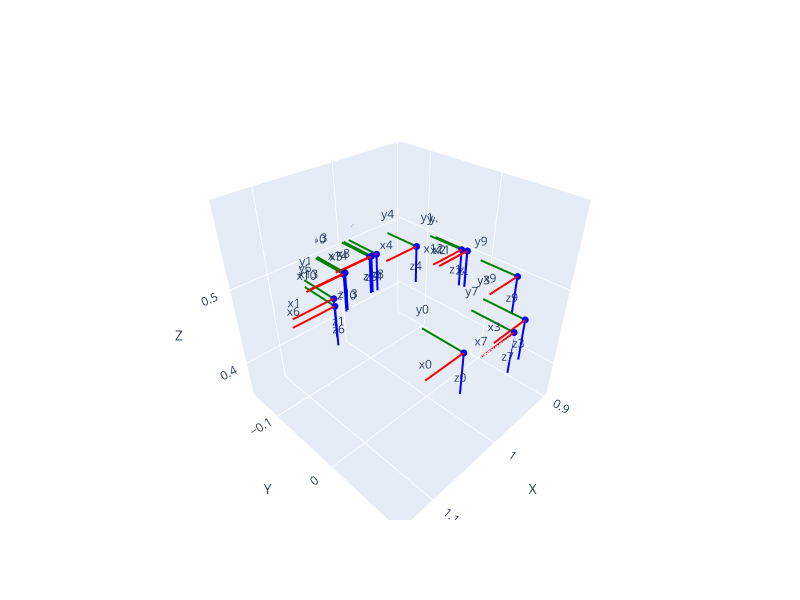

Notebook code cell kept with this figure:
### Code cell
def plot_poses(poses, scale=0.05, axis_labels=True, pose_labels=None, ax=None, figsize=(8, 6)):
    """
    Visualize 4x4 pose matrices as coordinate frames using Plotly.
    - poses: single 4x4 array or iterable/array of shape (N,4,4)
    - scale: length of drawn axes
    - axis_labels: annotate axes ('x','y','z') for each pose
    - ax: ignored (kept for compatibility)
    Returns the plotly Figure.
    """
    poses = np.asarray(poses)
    if poses.ndim == 2 and poses.shape == (4, 4):
        poses = poses[None, ...]
    assert poses.ndim == 3 and poses.shape[1:] == (4, 4), "poses must be (N,4,4) or (4,4)"

    fig = go.Figure()
    all_points = []

    pose_labels = pose_labels if pose_labels is not None else list(range(len(poses)))

    for i, pose in zip(pose_labels, poses):
        t = pose[:3, 3]
        R = pose[:3, :3]
        for vec, color, lbl in zip(R.T, ("red", "green", "blue"), ("x", "y", "z")):
            end = t + vec * scale
            line = np.vstack([t, end])
            fig.add_trace(go.Scatter3d(
                x=line[:, 0], y=line[:, 1], z=line[:, 2],
                mode="lines", line=dict(color=color, width=4), showlegend=False
            ))
            fig.add_trace(go.Scatter3d(
                x=[t[0]], y=[t[1]], z=[t[2]],
                mode="markers", marker=dict(color=color, size=4), showlegend=False
            ))
            if axis_labels:
                fig.add_trace(go.Scatter3d(
                    x=[end[0]], y=[end[1]], z=[end[2]],
                    mode="text", text=[f"{lbl}{i}"], textposition="top center",
                    showlegend=False
                ))
        all_points.extend([t, t + R[:, 0] * scale, t + R[:, 1] * scale, t + R[:, 2] * scale])

    all_points = np.vstack(all_points)
    mins = all_points.min(axis=0)
    maxs = all_points.max(axis=0)
    centers = 0.5 * (mins + maxs)
    radius = (maxs - mins).max() / 2.0

    fig.update_layout(
        scene=dict(
            xaxis=dict(title="X", range=[centers[0] - radius, centers[0] + radius]),
            yaxis=dict(title="Y", range=[centers[1] - radius, centers[1] + radius]),
            zaxis=dict(title="Z", range=[centers[2] - radius, centers[2] + radius]),
            aspectmode='cube',
        ),
        width=figsize[0] * 100,
        height=figsize[1] * 100,
    )
    fig.show()
    # return fig

# Only keep one pose per image
unique_img_df = data.groupby("img").first()
poses = unique_img_df["pose"].values
img_idxes = unique_img_df.index.values

plot_poses(np.stack(poses), pose_labels=img_idxes)

### Figure 1 — Plotly figure (JSON) as saved in the notebook; plotly's stock layout.template omitted (floating-point values rounded to 4 significant figures)
{"data": [{"line": {"color": "red", "width": 4}, "mode": "lines", "showlegend": false, "type": "scatter3d", "x": [1.052, 1.102], "y": [0.08555, 0.08555], "z": [0.5, 0.5]}, {"marker": {"color": "red", "size": 4}, "mode": "markers", "showlegend": false, "type": "scatter3d", "x": [1.052], "y": [0.08555], "z": [0.5]}, {"mode": "text", "showlegend": false, "text": ["x0"], "textposition": "top center", "type": "scatter3d", "x": [1.102], "y": [0.08555], "z": [0.5]}, {"line": {"color": "green", "width": 4}, "mode": "lines", "showlegend": false, "type": "scatter3d", "x": [1.052, 1.052], "y": [0.08555, 0.03555], "z": [0.5, 0.5]}, {"marker": {"color": "green", "size": 4}, "mode": "markers", "showlegend": false, "type": "scatter3d", "x": [1.052], "y": [0.08555], "z": [0.5]}, {"mode": "text", "showlegend": false, "text": ["y0"], "textposition": "top center", "type": "scatter3d", "x": [1.052], "y": [0.03555], "z": [0.5]}, {"line": {"color": "blue", "width": 4}, "mode": "lines", "showlegend": false, "type": "scatter3d", "x": [1.052, 1.052], "y": [0.08555, 0.08555], "z": [0.5, 0.45]}, {"marker": {"color": "blue", "size": 4}, "mode": "markers", "showlegend": false, "type": "scatter3d", "x": [1.052], "y": [0.08555], "z": [0.5]}, {"mode": "text", "showlegend": false, "text": ["z0"], "textposition": "top center", "type": "scatter3d", "x": [1.052], "y": [0.08555], "z": [0.45]}, {"line": {"color": "red", "width": 4}, "mode": "lines", "showlegend": false, "type": "scatter3d", "x": [1.079, 1.129], "y": [-0.06156, -0.06156], "z": [0.5, 0.5]}, {"marker": {"color": "red", "size": 4}, "mode": "markers", "showlegend": false, "type": "scatter3d", "x": [1.079], "y": [-0.06156], "z": [0.5]}, {"mode": "text", "showlegend": false, "text": ["x1"], "textposition": "top center", "type": "scatter3d", "x": [1.129], "y": [-0.06156], "z": [0.5]}, {"line": {"color": "green", "width": 4}, "mode": "lines", "showlegend": false, "type": "scatter3d", "x": [1.079, 1.079], "y": [-0.06156, -0.1116], "z": [0.5, 0.5]}, {"marker": {"color": "green", "size": 4}, "mode": "markers", "showlegend": false, "type": "scatter3d", "x": [1.079], "y": [-0.06156], "z": [0.5]}, {"mode": "text", "showlegend": false, "text": ["y1"], "textposition": "top center", "type": "scatter3d", "x": [1.079], "y": [-0.1116], "z": [0.5]}, {"line": {"color": "blue", "width": 4}, "mode": "lines", "showlegend": false, "type": "scatter3d", "x": [1.079, 1.079], "y": [-0.06156, -0.06156], "z": [0.5, 0.45]}, {"marker": {"color": "blue", "size": 4}, "mode": "markers", "showlegend": false, "type": "scatter3d", "x": [1.079], "y": [-0.06156], "z": [0.5]}, {"mode": "text", "showlegend": false, "text": ["z1"], "textposition": "top center", "type": "scatter3d", "x": [1.079], "y": [-0.06156], "z": [0.45]}, {"line": {"color": "red", "width": 4}, "mode": "lines", "showlegend": false, "type": "scatter3d", "x": [0.9043, 0.9543], "y": [-0.02902, -0.02902], "z": [0.5, 0.5]}, {"marker": {"color": "red", "size": 4}, "mode": "markers", "showlegend": false, "type": "scatter3d", "x": [0.9043], "y": [-0.02902], "z": [0.5]}, {"mode": "text", "showlegend": false, "text": ["x2"], "textposition": "top center", "type": "scatter3d", "x": [0.9543], "y": [-0.02902], "z": [0.5]}, {"line": {"color": "green", "width": 4}, "mode": "lines", "showlegend": false, "type": "scatter3d", "x": [0.9043, 0.9043], "y": [-0.02902, -0.07902], "z": [0.5, 0.5]}, {"marker": {"color": "green", "size": 4}, "mode": "markers", "showlegend": false, "type": "scatter3d", "x": [0.9043], "y": [-0.02902], "z": [0.5]}, {"mode": "text", "showlegend": false, "text": ["y2"], "textposition": "top center", "type": "scatter3d", "x": [0.9043], "y": [-0.07902], "z": [0.5]}, {"line": {"color": "blue", "width": 4}, "mode": "lines", "showlegend": false, "type": "scatter3d", "x": [0.9043, 0.9043], "y": [-0.02902, -0.02902], "z": [0.5, 0.45]}, {"marker": {"color": "blue", "size": 4}, "mode": "markers", "showlegend": false, "type": "scatter3d", "x": [0.9043], "y": [-0.02902], "z": [0.5]}, {"mode": "text", "showlegend": false, "text": ["z2"], "textposition": "top center", "type": "scatter3d", "x": [0.9043], "y": [-0.02902], "z": [0.45]}, {"line": {"color": "red", "width": 4}, "mode": "lines", "showlegend": false, "type": "scatter3d", "x": [0.9723, 1.022], "y": [0.09609, 0.09609], "z": [0.5, 0.5]}, {"marker": {"color": "red", "size": 4}, "mode": "markers", "showlegend": false, "type": "scatter3d", "x": [0.9723], "y": [0.09609], "z": [0.5]}, {"mode": "text", "showlegend": false, "text": ["x3"], "textposition": "top center", "type": "scatter3d", "x": [1.022], "y": [0.09609], "z": [0.5]}, {"line": {"color": "green", "width": 4}, "mode": "lines", "showlegend": false, "type": "scatter3d", "x": [0.9723, 0.9723], "y": [0.09609, 0.04609], "z": [0.5, 0.5]}, {"marker": {"color": "green", "size": 4}, "mode": "markers", "showlegend": false, "type": "scatter3d", "x": [0.9723], "y": [0.09609], "z": [0.5]}, {"mode": "text", "showlegend": false, "text": ["y3"], "textposition": "top center", "type": "scatter3d", "x": [0.9723], "y": [0.04609], "z": [0.5]}, {"line": {"color": "blue", "width": 4}, "mode": "lines", "showlegend": false, "type": "scatter3d", "x": [0.9723, 0.9723], "y": [0.09609, 0.09609], "z": [0.5, 0.45]}, {"marker": {"color": "blue", "size": 4}, "mode": "markers", "showlegend": false, "type": "scatter3d", "x": [0.9723], "y": [0.09609], "z": [0.5]}, {"mode": "text", "showlegend": false, "text": ["z3"], "textposition": "top center", "type": "scatter3d", "x": [0.9723], "y": [0.09609], "z": [0.45]}, {"line": {"color": "red", "width": 4}, "mode": "lines", "showlegend": false, "type": "scatter3d", "x": [0.9386, 0.9886], "y": [-0.07893, -0.07893], "z": [0.5, 0.5]}, {"marker": {"color": "red", "size": 4}, "mode": "markers", "showlegend": false, "type": "scatter3d", "x": [0.9386], "y": [-0.07893], "z": [0.5]}, {"mode": "text", "showlegend": false, "text": ["x4"], "textposition": "top center", "type": "scatter3d", "x": [0.9886], "y": [-0.07893], "z": [0.5]}, {"line": {"color": "green", "width": 4}, "mode": "lines", "showlegend": false, "type": "scatter3d", "x": [0.9386, 0.9386], "y": [-0.07893, -0.1289], "z": [0.5, 0.5]}, {"marker": {"color": "green", "size": 4}, "mode": "markers", "showlegend": false, "type": "scatter3d", "x": [0.9386], "y": [-0.07893], "z": [0.5]}, {"mode": "text", "showlegend": false, "text": ["y4"], "textposition": "top center", "type": "scatter3d", "x": [0.9386], "y": [-0.1289], "z": [0.5]}, {"line": {"color": "blue", "width": 4}, "mode": "lines", "showlegend": false, "type": "scatter3d", "x": [0.9386, 0.9386], "y": [-0.07893, -0.07893], "z": [0.5, 0.45]}, {"marker": {"color": "blue", "size": 4}, "mode": "markers", "showlegend": false, "type": "scatter3d", "x": [0.9386], "y": [-0.07893], "z": [0.5]}, {"mode": "text", "showlegend": false, "text": ["z4"], "textposition": "top center", "type": "scatter3d", "x": [0.9386], "y": [-0.07893], "z": [0.45]}, {"line": {"color": "red", "width": 4}, "mode": "lines", "showlegend": false, "type": "scatter3d", "x": [0.9951, 1.045], "y": [-0.09988, -0.09988], "z": [0.5, 0.5]}, {"marker": {"color": "red", "size": 4}, "mode": "markers", "showlegend": false, "type": "scatter3d", "x": [0.9951], "y": [-0.09988], "z": [0.5]}, {"mode": "text", "showlegend": false, "text": ["x5"], "textposition": "top center", "type": "scatter3d", "x": [1.045], "y": [-0.09988], "z": [0.5]}, {"line": {"color": "green", "width": 4}, "mode": "lines", "showlegend": false, "type": "scatter3d", "x": [0.9951, 0.9951], "y": [-0.09988, -0.1499], "z": [0.5, 0.5]}, {"marker": {"color": "green", "size": 4}, "mode": "markers", "showlegend": false, "type": "scatter3d", "x": [0.9951], "y": [-0.09988], "z": [0.5]}, {"mode": "text", "showlegend": false, "text": ["y5"], "textposition": "top center", "type": "scatter3d", "x": [0.9951], "y": [-0.1499], "z": [0.5]}, {"line": {"color": "blue", "width": 4}, "mode": "lines", "showlegend": false, "type": "scatter3d", "x": [0.9951, 0.9951], "y": [-0.09988, -0.09988], "z": [0.5, 0.45]}, {"marker": {"color": "blue", "size": 4}, "mode": "markers", "showlegend": false, "type": "scatter3d", "x": [0.9951], "y": [-0.09988], "z": [0.5]}, {"mode": "text", "showlegend": false, "text": ["z5"], "textposition": "top center", "type": "scatter3d", "x": [0.9951], "y": [-0.09988], "z": [0.45]}, {"line": {"color": "red", "width": 4}, "mode": "lines", "showlegend": false, "type": "scatter3d", "x": [1.086, 1.136], "y": [-0.05022, -0.05022], "z": [0.5, 0.5]}, {"marker": {"color": "red", "size": 4}, "mode": "markers", "showlegend": false, "type": "scatter3d", "x": [1.086], "y": [-0.05022], "z": [0.5]}, {"mode": "text", "showlegend": false, "text": ["x6"], "textposition": "top center", "type": "scatter3d", "x": [1.136], "y": [-0.05022], "z": [0.5]}, {"line": {"color": "green", "width": 4}, "mode": "lines", "showlegend": false, "type": "scatter3d", "x": [1.086, 1.086], "y": [-0.05022, -0.1002], "z": [0.5, 0.5]}, {"marker": {"color": "green", "size": 4}, "mode": "markers", "showlegend": false, "type": "scatter3d", "x": [1.086], "y": [-0.05022], "z": [0.5]}, {"mode": "text", "showlegend": false, "text": ["y6"], "textposition": "top center", "type": "scatter3d", "x": [1.086], "y": [-0.1002], "z": [0.5]}, {"line": {"color": "blue", "width": 4}, "mode": "lines", "showlegend": false, "type": "scatter3d", "x": [1.086, 1.086], "y": [-0.05022, -0.05022], "z": [0.5, 0.45]}, {"marker": {"color": "blue", "size": 4}, "mode": "markers", "showlegend": false, "type": "scatter3d", "x": [1.086], "y": [-0.05022], "z": [0.5]}, {"mode": "text", "showlegend": false, "text": ["z6"], "textposition": "top center", "type": "scatter3d", "x": [1.086], "y": [-0.05022], "z": [0.45]}, {"line": {"color": "red", "width": 4}, "mode": "lines", "showlegend": false, "type": "scatter3d", "x": [0.9963, 1.046], "y": [0.09993, 0.09993], "z": [0.5, 0.5]}, {"marker": {"color": "red", "size": 4}, "mode": "markers", "showlegend": false, "type": "scatter3d", "x": [0.9963], "y": [0.09993], "z": [0.5]}, {"mode": "text", "showlegend": false, "text": ["x7"], "textposition": "top center", "type": "scatter3d", "x": [1.046], "y": [0.09993], "z": [0.5]}, {"line": {"color": "green", "width": 4}, "mode": "lines", "showlegend": false, "type": "scatter3d", "x": [0.9963, 0.9963], "y": [0.09993, 0.04993], "z": [0.5, 0.5]}, {"marker": {"color": "green", "size": 4}, "mode": "markers", "showlegend": false, "type": "scatter3d", "x": [0.9963], "y": [0.09993], "z": [0.5]}, {"mode": "text", "showlegend": false, "text": ["y7"], "textposition": "top center", "type": "scatter3d", "x": [0.9963], "y": [0.04993], "z": [0.5]}, {"line": {"color": "blue", "width": 4}, "mode": "lines", "showlegend": false, "type": "scatter3d", "x": [0.9963, 0.9963], "y": [0.09993, 0.09993], "z": [0.5, 0.45]}, {"marker": {"color": "blue", "size": 4}, "mode": "markers", "showlegend": false, "type": "scatter3d", "x": [0.9963], "y": [0.09993], "z": [0.5]}, {"mode": "text", "showlegend": false, "text": ["z7"], "textposition": "top center", "type": "scatter3d", "x": [0.9963], "y": [0.09993], "z": [0.45]}, {"line": {"color": "red", "width": 4}, "mode": "lines", "showlegend": false, "type": "scatter3d", "x": [0.9852, 1.035], "y": [-0.0989, -0.0989], "z": [0.5, 0.5]}, {"marker": {"color": "red", "size": 4}, "mode": "markers", "showlegend": false, "type": "scatter3d", "x": [0.9852], "y": [-0.0989], "z": [0.5]}, {"mode": "text", "showlegend": false, "text": ["x8"], "textposition": "top center", "type": "scatter3d", "x": [1.035], "y": [-0.0989], "z": [0.5]}, {"line": {"color": "green", "width": 4}, "mode": "lines", "showlegend": false, "type": "scatter3d", "x": [0.9852, 0.9852], "y": [-0.0989, -0.1489], "z": [0.5, 0.5]}, {"marker": {"color": "green", "size": 4}, "mode": "markers", "showlegend": false, "type": "scatter3d", "x": [0.9852], "y": [-0.0989], "z": [0.5]}, {"mode": "text", "showlegend": false, "text": ["y8"], "textposition": "top center", "type": "scatter3d", "x": [0.9852], "y": [-0.1489], "z": [0.5]}, {"line": {"color": "blue", "width": 4}, "mode": "lines", "showlegend": false, "type": "scatter3d", "x": [0.9852, 0.9852], "y": [-0.0989, -0.0989], "z": [0.5, 0.45]}, {"marker": {"color": "blue", "size": 4}, "mode": "markers", "showlegend": false, "type": "scatter3d", "x": [0.9852], "y": [-0.0989], "z": [0.5]}, {"mode": "text", "showlegend": false, "text": ["z8"], "textposition": "top center", "type": "scatter3d", "x": [0.9852], "y": [-0.0989], "z": [0.45]}, {"line": {"color": "red", "width": 4}, "mode": "lines", "showlegend": false, "type": "scatter3d", "x": [0.911, 0.961], "y": [0.04555, 0.04555], "z": [0.5, 0.5]}, {"marker": {"color": "red", "size": 4}, "mode": "markers", "showlegend": false, "type": "scatter3d", "x": [0.911], "y": [0.04555], "z": [0.5]}, {"mode": "text", "showlegend": false, "text": ["x9"], "textposition": "top center", "type": "scatter3d", "x": [0.961], "y": [0.04555], "z": [0.5]}, {"line": {"color": "green", "width": 4}, "mode": "lines", "showlegend": false, "type": "scatter3d", "x": [0.911, 0.911], "y": [0.04555, -0.004454], "z": [0.5, 0.5]}, {"marker": {"color": "green", "size": 4}, "mode": "markers", "showlegend": false, "type": "scatter3d", "x": [0.911], "y": [0.04555], "z": [0.5]}, {"mode": "text", "showlegend": false, "text": ["y9"], "textposition": "top center", "type": "scatter3d", "x": [0.911], "y": [-0.004454], "z": [0.5]}, {"line": {"color": "blue", "width": 4}, "mode": "lines", "showlegend": false, "type": "scatter3d", "x": [0.911, 0.911], "y": [0.04555, 0.04555], "z": [0.5, 0.45]}, {"marker": {"color": "blue", "size": 4}, "mode": "markers", "showlegend": false, "type": "scatter3d", "x": [0.911], "y": [0.04555], "z": [0.5]}, {"mode": "text", "showlegend": false, "text": ["z9"], "textposition": "top center", "type": "scatter3d", "x": [0.911], "y": [0.04555], "z": [0.45]}, {"line": {"color": "red", "width": 4}, "mode": "lines", "showlegend": false, "type": "scatter3d", "x": [1.041, 1.091], "y": [-0.09121, -0.09121], "z": [0.5, 0.5]}, {"marker": {"color": "red", "size": 4}, "mode": "markers", "showlegend": false, "type": "scatter3d", "x": [1.041], "y": [-0.09121], "z": [0.5]}, {"mode": "text", "showlegend": false, "text": ["x10"], "textposition": "top center", "type": "scatter3d", "x": [1.091], "y": [-0.09121], "z": [0.5]}, {"line": {"color": "green", "width": 4}, "mode": "lines", "showlegend": false, "type": "scatter3d", "x": [1.041, 1.041], "y": [-0.09121, -0.1412], "z": [0.5, 0.5]}, {"marker": {"color": "green", "size": 4}, "mode": "markers", "showlegend": false, "type": "scatter3d", "x": [1.041], "y": [-0.09121], "z": [0.5]}, {"mode": "text", "showlegend": false, "text": ["y10"], "textposition": "top center", "type": "scatter3d", "x": [1.041], "y": [-0.1412], "z": [0.5]}, {"line": {"color": "blue", "width": 4}, "mode": "lines", "showlegend": false, "type": "scatter3d", "x": [1.041, 1.041], "y": [-0.09121, -0.09121], "z": [0.5, 0.45]}, {"marker": {"color": "blue", "size": 4}, "mode": "markers", "showlegend": false, "type": "scatter3d", "x": [1.041], "y": [-0.09121], "z": [0.5]}, {"mode": "text", "showlegend": false, "text": ["z10"], "textposition": "top center", "type": "scatter3d", "x": [1.041], "y": [-0.09121], "z": [0.45]}, {"line": {"color": "red", "width": 4}, "mode": "lines", "showlegend": false, "type": "scatter3d", "x": [0.9044, 0.9544], "y": [-0.02923, -0.02923], "z": [0.5, 0.5]}, {"marker": {"color": "red", "size": 4}, "mode": "markers", "showlegend": false, "type": "scatter3d", "x": [0.9044], "y": [-0.02923], "z": [0.5]}, {"mode": "text", "showlegend": false, "text": ["x11"], "textposition": "top center", "type": "scatter3d", "x": [0.9544], "y": [-0.02923], "z": [0.5]}, {"line": {"color": "green", "width": 4}, "mode": "lines", "showlegend": false, "type": "scatter3d", "x": [0.9044, 0.9044], "y": [-0.02923, -0.07923], "z": [0.5, 0.5]}, {"marker": {"color": "green", "size": 4}, "mode": "markers", "showlegend": false, "type": "scatter3d", "x": [0.9044], "y": [-0.02923], "z": [0.5]}, {"mode": "text", "showlegend": false, "text": ["y11"], "textposition": "top center", "type": "scatter3d", "x": [0.9044], "y": [-0.07923], "z": [0.5]}, {"line": {"color": "blue", "width": 4}, "mode": "lines", "showlegend": false, "type": "scatter3d", "x": [0.9044, 0.9044], "y": [-0.02923, -0.02923], "z": [0.5, 0.45]}, {"marker": {"color": "blue", "size": 4}, "mode": "markers", "showlegend": false, "type": "scatter3d", "x": [0.9044], "y": [-0.02923], "z": [0.5]}, {"mode": "text", "showlegend": false, "text": ["z11"], "textposition": "top center", "type": "scatter3d", "x": [0.9044], "y": [-0.02923], "z": [0.45]}, {"line": {"color": "red", "width": 4}, "mode": "lines", "showlegend": false, "type": "scatter3d", "x": [0.9067, 0.9567], "y": [-0.03587, -0.03587], "z": [0.5, 0.5]}, {"marker": {"color": "red", "size": 4}, "mode": "markers", "showlegend": false, "type": "scatter3d", "x": [0.9067], "y": [-0.03587], "z": [0.5]}, {"mode": "text", "showlegend": false, "text": ["x12"], "textposition": "top center", "type": "scatter3d", "x": [0.9567], "y": [-0.03587], "z": [0.5]}, {"line": {"color": "green", "width": 4}, "mode": "lines", "showlegend": false, "type": "scatter3d", "x": [0.9067, 0.9067], "y": [-0.03587, -0.08587], "z": [0.5, 0.5]}, {"marker": {"color": "green", "size": 4}, "mode": "markers", "showlegend": false, "type": "scatter3d", "x": [0.9067], "y": [-0.03587], "z": [0.5]}, {"mode": "text", "showlegend": false, "text": ["y12"], "textposition": "top center", "type": "scatter3d", "x": [0.9067], "y": [-0.08587], "z": [0.5]}, {"line": {"color": "blue", "width": 4}, "mode": "lines", "showlegend": false, "type": "scatter3d", "x": [0.9067, 0.9067], "y": [-0.03587, -0.03587], "z": [0.5, 0.45]}, {"marker": {"color": "blue", "size": 4}, "mode": "markers", "showlegend": false, "type": "scatter3d", "x": [0.9067], "y": [-0.03587], "z": [0.5]}, {"mode": "text", "showlegend": false, "text": ["z12"], "textposition": "top center", "type": "scatter3d", "x": [0.9067], "y": [-0.03587], "z": [0.45]}, {"line": {"color": "red", "width": 4}, "mode": "lines", "showlegend": false, "type": "scatter3d", "x": [1.038, 1.088], "y": [-0.09249, -0.09249], "z": [0.5, 0.5]}, {"marker": {"color": "red", "size": 4}, "mode": "markers", "showlegend": false, "type": "scatter3d", "x": [1.038], "y": [-0.09249], "z": [0.5]}, {"mode": "text", "showlegend": false, "text": ["x13"], "textposition": "top center", "type": "scatter3d", "x": [1.088], "y": [-0.09249], "z": [0.5]}, {"line": {"color": "green", "width": 4}, "mode": "lines", "showlegend": false, "type": "scatter3d", "x": [1.038, 1.038], "y": [-0.09249, -0.1425], "z": [0.5, 0.5]}, {"marker": {"color": "green", "size": 4}, "mode": "markers", "showlegend": false, "type": "scatter3d", "x": [1.038], "y": [-0.09249], "z": [0.5]}, {"mode": "text", "showlegend": false, "text": ["y13"], "textposition": "top center", "type": "scatter3d", "x": [1.038], "y": [-0.1425], "z": [0.5]}, {"line": {"color": "blue", "width": 4}, "mode": "lines", "showlegend": false, "type": "scatter3d", "x": [1.038, 1.038], "y": [-0.09249, -0.09249], "z": [0.5, 0.45]}, {"marker": {"color": "blue", "size": 4}, "mode": "markers", "showlegend": false, "type": "scatter3d", "x": [1.038], "y": [-0.09249], "z": [0.5]}, {"mode": "text", "showlegend": false, "text": ["z13"], "textposition": "top center", "type": "scatter3d", "x": [1.038], "y": [-0.09249], "z": [0.45]}, {"line": {"color": "red", "width": 4}, "mode": "lines", "showlegend": false, "type": "scatter3d", "x": [0.9924, 1.042], "y": [-0.09971, -0.09971], "z": [0.5, 0.5]}, {"marker": {"color": "red", "size": 4}, "mode": "markers", "showlegend": false, "type": "scatter3d", "x": [0.9924], "y": [-0.09971], "z": [0.5]}, {"mode": "text", "showlegend": false, "text": ["x14"], "textposition": "top center", "type": "scatter3d", "x": [1.042], "y": [-0.09971], "z": [0.5]}, {"line": {"color": "green", "width": 4}, "mode": "lines", "showlegend": false, "type": "scatter3d", "x": [0.9924, 0.9924], "y": [-0.09971, -0.1497], "z": [0.5, 0.5]}, {"marker": {"color": "green", "size": 4}, "mode": "markers", "showlegend": false, "type": "scatter3d", "x": [0.9924], "y": [-0.09971], "z": [0.5]}, {"mode": "text", "showlegend": false, "text": ["y14"], "textposition": "top center", "type": "scatter3d", "x": [0.9924], "y": [-0.1497], "z": [0.5]}, {"line": {"color": "blue", "width": 4}, "mode": "lines", "showlegend": false, "type": "scatter3d", "x": [0.9924, 0.9924], "y": [-0.09971, -0.09971], "z": [0.5, 0.45]}, {"marker": {"color": "blue", "size": 4}, "mode": "markers", "showlegend": false, "type": "scatter3d", "x": [0.9924], "y": [-0.09971], "z": [0.5]}, {"mode": "text", "showlegend": false, "text": ["z14"], "textposition": "top center", "type": "scatter3d", "x": [0.9924], "y": [-0.09971], "z": [0.45]}], "layout": {"height": 600, "scene": {"aspectmode": "cube", "xaxis": {"range": [0.8955, 1.145], "title": {"text": "X"}}, "yaxis": {"range": [-0.1499, 0.09993], "title": {"text": "Y"}}, "zaxis": {"range": [0.3501, 0.5999], "title": {"text": "Z"}}}, "width": 800}}
